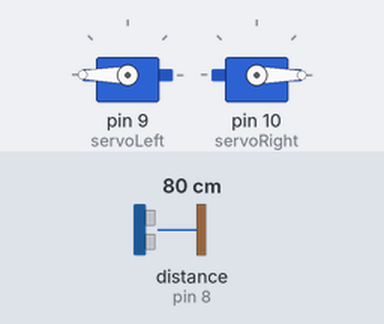
The sketch below on a simulated Arduino Uno, built with avr-gcc and run on an emulated ATmega328P. Shown: 2 × servo. Wiring (inferred from the names in the program): ultrasonic range finder: trigger pin 7; echo pin 8. Inputs (shaded band) come from the test bench; at power-on: distance to the obstacle (sensor on pin 8) 80 cm. The echo pulse lasts 58.3 µs per cm.

Above: at 0.05 s.
At 2.5 s:
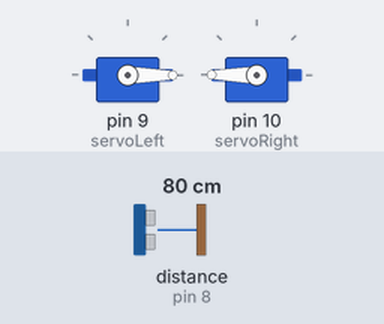
At 5.0 s:
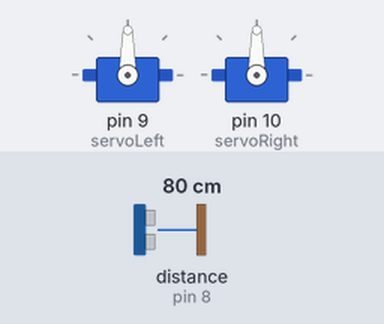
At 10.0 s:
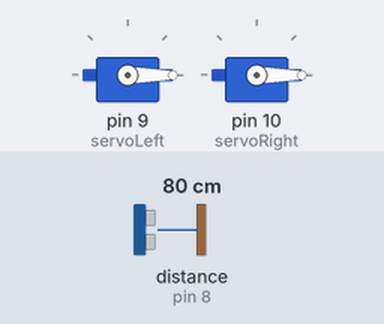
Timing chart, 0 to 13.0 s (numbered marks = the images above):
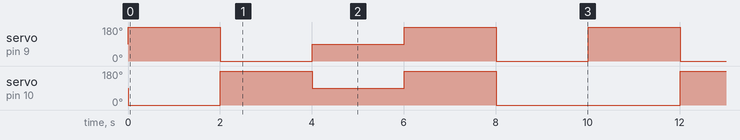

Measured:
- by itself, servo on pin 9 (servoLeft): repeats every 10.0 s: 0° 2.0 s, 90° 2.0 s, 180° 2.0 s, 0° 2.0 s, 180° 2.0 s
- by itself, servo on pin 10 (servoRight): repeats every 10.0 s: 180° 2.0 s, 90° 2.0 s, 180° 2.0 s, 0° 4.0 s

The sketch:

complete_test.ino
```cpp
#include <Servo.h>

#define Trigger 7
#define Echo 8

Servo servoLeft;
Servo servoRight;

void setup() {
  pinMode(Echo, INPUT);
  pinMode(Trigger, OUTPUT);

  servoLeft.attach(9);
  servoRight.attach(10);
}

void loop() {
  measureDistance();
  moveForwards();
  delay(2000);
  moveBackwards();
  delay(2000);
  stopMovement();
  delay(2000);
  turnLeft();
  delay(2000);
  turnRight();
  delay(2000);
}

void measureDistance() {
  digitalWrite(Trigger, LOW);
  delayMicroseconds(2);

  digitalWrite(Trigger, HIGH);
  delayMicroseconds(10);

  digitalWrite(Trigger, LOW);

  int distance = pulseIn(Echo, HIGH);
  distance = distance / 29 / 2;
}

void moveForwards() {
  servoLeft.write(180);
  servoRight.write(0);
}

void moveBackwards() {
  servoLeft.write(0);
  servoRight.write(180);
}

void stopMovement() {
  servoLeft.write(90);
  servoRight.write(90);
}

void turnLeft() {
  servoLeft.write(180);
  servoRight.write(180);
}

void turnRight() {
  servoLeft.write(0);
  servoRight.write(0);
}
```
